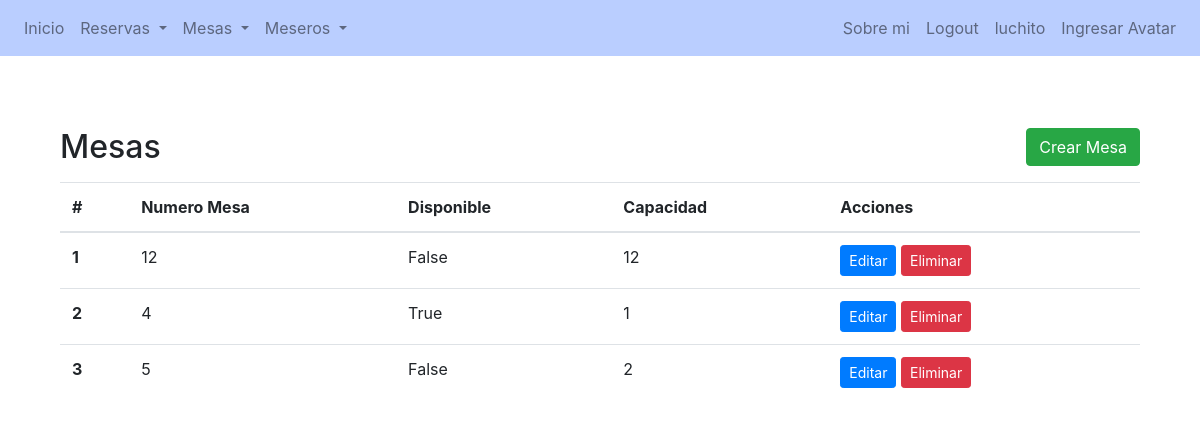
Screenshot of /restaurant/mesa/list (signed in) with the database file from the repository.
### Restaurant/models.py (models this page shows, shortened)
class Mesa(models.Model):
    numero = models.IntegerField()
    disponible = models.BooleanField(default=True)
    capacidad = models.IntegerField()

### Restaurant/views.py (the view)
# urls.py: path("mesa/list", MesaListView.as_view(), name="mesa-lista"),
class MesaListView(LoginRequiredMixin,ListView):
    model = Mesa
    template_name = 'Restaurant/mesa_list.html'
    context_object_name = 'mesas'

### Restaurant/templates/Restaurant/mesa_list.html (shortened to what this page needs)
{% extends 'Restaurant/base.html' %}
{% block content %}
<section class="py-5">
    <div class="container">
        <div class="d-flex justify-content-between align-items-center mb-3">
            <h2 class="mb-0">Mesas</h2>
            <a href="{% url 'mesa-crear' %}" class="btn btn-success">Crear Mesa</a>
        </div>
        <table class="table">
            <thead>
                <tr>
                    <th scope="col">#</th>
                    <th scope="col">Numero Mesa</th>
                    <th scope="col">Disponible</th>
                    <th scope="col">Capacidad</th>
                    <th scope="col">Acciones</th>
                </tr>
            </thead>
            <tbody>
                {% if mesas %}
                {% for mesa in mesas %}
                <tr>
                    <th scope="row">{{ forloop.counter }}</th>
                    <td>{{ mesa.numero }}</td>
                    <td>{{ mesa.disponible }}</td>
                    <td>{{ mesa.capacidad }}</td>
                    <td>
                        <a href="{% url 'mesa-update' mesa.id %}" class="btn btn-primary btn-sm">Editar</a>
                        <a href="{% url 'mesa-delete' mesa.id %}" class="btn btn-danger btn-sm">Eliminar</a>
                    </td>
                </tr>
                {% endfor %}
                {% else %}
                <tr>
                    <td colspan="7">No hay Mesas.</td>
                </tr>
                {% endif %}
            </tbody>
        </table>
    </div>
</section>
{% endblock %}

### Restaurant/templates/Restaurant/base.html (shortened to what this page needs)
{% load static %}
<!DOCTYPE html>
<html lang="en">
<head>
    <link rel="stylesheet" href="{% static 'Restaurant/bootstrap.css' %}">
</head>
<body>
    <nav class="navbar navbar-expand-lg navbar-light" style="background-color:#BACEFF">
        <div class="collapse navbar-collapse" id="navbarNav">
            <ul class="navbar-nav">
                <li class="nav-item">
                    <a class="nav-link" href="{% url 'home' %}">Inicio</a>
                </li>
                {% if user.is_authenticated %}
                <li class="nav-item dropdown">
                    <a class="nav-link dropdown-toggle" href="#" id="navbarDropdownMenuLinkReserva" role="button" data-toggle="dropdown" aria-haspopup="true" aria-expanded="false">
                        Reservas
                    </a>
                </li>
                <li class="nav-item dropdown">
                    <a class="nav-link dropdown-toggle" href="#" id="navbarDropdownMenuLinkSala" role="button" data-toggle="dropdown" aria-haspopup="true" aria-expanded="false">
                        Mesas
                    </a>
                </li>
                <li class="nav-item dropdown">
                    <a class="nav-link dropdown-toggle" href="#" id="navbarDropdownMenuLinkSala" role="button" data-toggle="dropdown" aria-haspopup="true" aria-expanded="false">
                        Meseros
                    </a>
                </li>
                {% endif %}
            </ul>
        <ul class="navbar-nav ml-auto">
            {% if user.is_authenticated %}
                <li class="nav-item">
                    <a class="nav-link" href="{% url 'about-me' %}">Sobre mi</a>
                </li>
                <li class="nav-item">
                    <a class="nav-link" href="{% url 'logout' %}">Logout</a>
                </li>
                <li class="nav-item">
                    <a class="nav-link" href="{% url 'user-edit' %}">{{ user }}</a>
                </li>
                <li class="nav-item">
                    {% if user.avatar.image %}
                    <a href="{% url 'avatar' %}">
                        <img src="{{ user.avatar.image.url }}" alt="Avatar" style="height: 40px; width: 40px; border-radius: 50%;">
                    </a>
                    {% else %}
                    <li class="nav-item">
                        <a href="{% url 'avatar' %}" class="nav-link">Ingresar Avatar</a>
                    </li>
                    {% endif %}
                </li>
            {% endif %}
        </ul>
        </div>
    </nav>
    <div class="container mt-4">
        {% block content %}{% endblock content %}
    </div>
</body>
</html>

### rows the page displays
Mesa: numero "12", disponible "False", capacidad "12"
Mesa: numero "4", disponible "True", capacidad "1"
Mesa: numero "5", disponible "False", capacidad "2"

### other values shown
{{ user }} "luchito"
